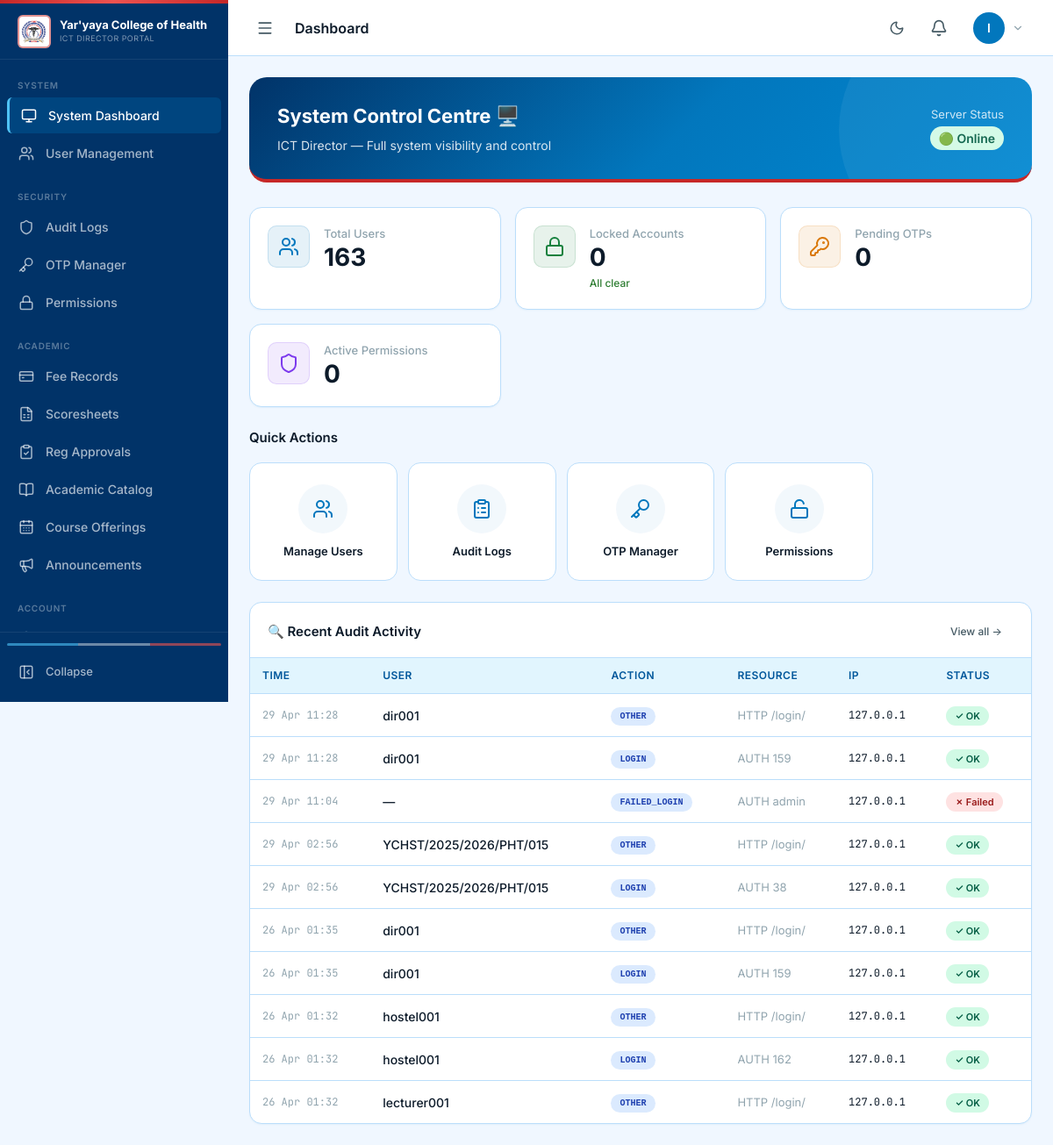
The app's page /dashboard/ (signed in), older data.
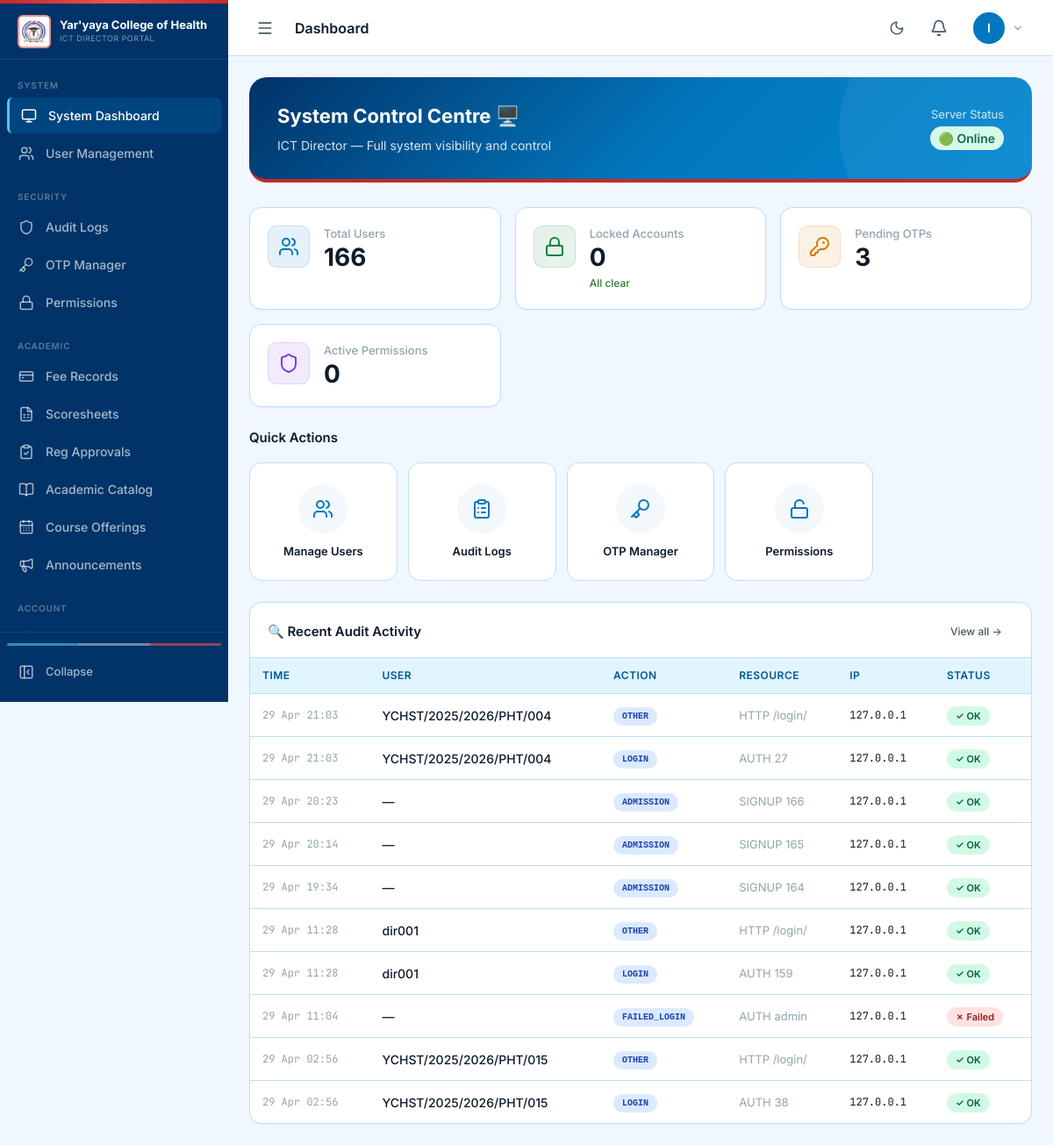
The same page, newer data.
### ict_director/models.py (models this page shows, shortened)
class AuditLog(models.Model):
    ACTION_CHOICES = [
        ('LOGIN', 'Login'),
        ('LOGOUT', 'Logout'),
        ('FAILED_LOGIN', 'Failed Login'),
        ('PASSWORD_CHANGE', 'Password Change'),
        ('2FA_VERIFY', '2FA Verified'),
        ('SCORE_ENTRY', 'Score Entry'),
        ('SCORE_SUBMIT', 'Score Submit'),
        ('SCORE_APPROVE', 'Score Approve'),
        ('RESULT_RELEASE', 'Result Release'),
        ('PAYMENT_RECORD', 'Payment Recorded'),
        ('FEE_OVERRIDE', 'Fee Override'),
        ('RECEIPT_GENERATE', 'Receipt Generated'),
        ('USER_CREATE', 'User Created'),
        ('USER_UPDATE', 'User Updated'),
        ('ROLE_CHANGE', 'Role Changed'),
        ('ACCOUNT_LOCK', 'Account Locked'),
        ('ACCOUNT_UNLOCK', 'Account Unlocked'),
        ('PERMISSION_GRANT', 'Permission Granted'),
        ('OTP_ISSUE', 'OTP Issued'),
        ('OTP_USE', 'OTP Used'),
        ('COURSE_REGISTER', 'Course Registration'),
        ('CONFIG_CHANGE', 'Config Changed'),
        ('EXPORT', 'Data Export'),
        ('OTHER', 'Other'),
    ]
    STATUS_CHOICES = [
        ('success', 'Success'),
        ('failed', 'Failed'),
        ('warning', 'Warning'),
    ]
    user = models.ForeignKey(
        User, on_delete=models.SET_NULL, null=True, blank=True,
        related_name='audit_logs'
    )
    action = models.CharField(max_length=30, choices=ACTION_CHOICES)
    resource_type = models.CharField(max_length=50, blank=True)
    resource_id = models.CharField(max_length=100, blank=True)
    old_value = models.JSONField(null=True, blank=True)
    new_value = models.JSONField(null=True, blank=True)
    ip_address = models.GenericIPAddressField(null=True, blank=True)
    user_agent = models.TextField(blank=True)
    session_id = models.CharField(max_length=100, blank=True)
    status = models.CharField(max_length=10, choices=STATUS_CHOICES, default='success')
    details = models.TextField(blank=True)
    created_at = models.DateTimeField(auto_now_add=True)
    class Meta:
        ordering = ['-created_at']
        indexes = [
            models.Index(fields=['user', 'action']),
            models.Index(fields=['created_at']),
            models.Index(fields=['action', 'status']),
        ]

### accounts/models.py (models this page shows, shortened)
class User(AbstractUser):
    ROLE_CHOICES = [
        ('student', 'Student'),
        ('applicant', 'Applicant'),
        ('lecturer', 'Lecturer'),
        ('practical_master', 'Practical Master'),
        ('hod', 'Head of Department'),
        ('hod_coordinator', 'HOD Coordinator'),
        ('dean_students_affairs', 'Dean of Students Affairs'),
        ('deputy_dean_students_affairs', 'Deputy Dean of Students Affairs'),
        ('academic_secretary', 'Academic Secretary'),
        ('provost', 'Provost'),
        ('registrar', 'Registrar'),
        ('deputy_registrar', 'Deputy Registrar'),
        ('exams_officer', 'Exams & Records Officer'),
        ('admin_officer', 'Admin Officer'),
        ('bursary', 'Bursar'),
        ('liaison_officer', 'Liaison Officer'),
        ('hostel_admin', 'Hostel Administrator'),
        ('ict_director', 'ICT Director'),
        ('director', 'Director'),
    ]
    ROLE_BADGE_COLORS = {
        'student': 'blue',
        'applicant': 'cyan',
        'lecturer': 'teal',
        'practical_master': 'emerald',
        'hod': 'indigo',
        'hod_coordinator': 'violet',
        'dean_students_affairs': 'red',
        'deputy_dean_students_affairs': 'pink',
        'academic_secretary': 'amber',
        'provost': 'orange',
        'registrar': 'green',
        'deputy_registrar': 'lime',
        'exams_officer': 'purple',
        'admin_officer': 'sky',
        'bursary': 'yellow',
        'liaison_officer': 'cyan',
        'hostel_admin': 'orange',
        'ict_director': 'slate',
        'director': 'black',
    }
    username = models.CharField(
        _('username'),
        max_length=50,
        unique=True,
        help_text=_('Required. 50 characters or fewer. Matric number for students.'),
        validators=[],  # Remove default validator to allow matric number format
        error_messages={
            'unique': _("A user with that username already exists."),
        },
    )
    role = models.CharField(
        max_length=30,
        choices=ROLE_CHOICES,
        default='student',
        help_text="User role in the system"
    )
    must_change_password = models.BooleanField(
        default=False,
        help_text="Force user to change password on next login"
    )
    failed_login_attempts = models.PositiveIntegerField(default=0)
    account_locked_until = models.DateTimeField(null=True, blank=True)
    last_login_ip = models.GenericIPAddressField(null=True, blank=True)
    phone_regex = RegexValidator(
        regex=r'^\+?1?\d{9,15}$',
        message="Phone number must be entered in the format: '+999999999'. Up to 15 digits allowed."
    )
    phone_number = models.CharField(
        validators=[phone_regex],
        max_length=17,
        blank=True,
        help_text="Phone number in international format"
    )
    GENDER_CHOICES = [
        ('male', 'Male'),
        ('female', 'Female'),
        ('other', 'Other'),
    ]
    gender = models.CharField(
        max_length=10,
        choices=GENDER_CHOICES,
        blank=True,
        null=True
    )
    date_of_birth = models.DateField(null=True, blank=True)
    address = models.TextField(blank=True)
    profile_picture = models.ImageField(
        upload_to='profile_pictures/',
        null=True,
        blank=True
    )
    is_otp_verified = models.BooleanField(default=False)
    otp_secret = models.CharField(max_length=32, blank=True, null=True)
    two_fa_enabled = models.BooleanField(default=False)
    THEME_CHOICES = [('light', 'Light'), ('dark', 'Dark')]
    theme_preference = models.CharField(
        max_length=10, choices=THEME_CHOICES, default='light'
    )
    created_at = models.DateTimeField(auto_now_add=True)
    updated_at = models.DateTimeField(auto_now=True)
    class Meta:
        verbose_name = 'User'
        verbose_name_plural = 'Users'
    def get_role_display(self):
        return dict(self.ROLE_CHOICES).get(self.role, self.role)
    def get_role_badge_color(self):
        return self.ROLE_BADGE_COLORS.get(self.role, 'gray')
    @property
    def is_locked(self):
        if self.account_locked_until and self.account_locked_until > timezone.now():
            return True
        return False

### portal/views.py (the view, shortened to what this page needs)
# urls.py: path('dashboard/', views.dashboard_view, name='dashboard'),
@login_required_portal
def dashboard_view(request):
    user = request.user
    role = user.role
    context = {'page_title': 'Dashboard'}
    if role == 'student':
        try:
            profile = user.student_profile
        except StudentProfile.DoesNotExist:
            profile = None
        clearance = None
        try:
            from clearance.models import StudentClearance
            clearance = user.clearance
        except Exception:
            pass
        fees_cleared, total_paid, total_due = _check_student_clearance(user)
        balance = max(0, total_due - total_paid)
        registrations = CourseRegistration.objects.filter(
            student=user, academic_year='2024/2025'
        )
        semester_results = SemesterResult.objects.filter(student=user).order_by('-academic_year', '-semester')
        unpaid = FeePayment.objects.filter(student=user, status='pending').count()
        recent_results = Result.objects.filter(student=user, status='published').order_by('-created_at')[:5]
        notices = Notification.objects.filter(
            Q(recipient=user) | Q(recipient_role='student') | Q(recipient_role='all'),
            is_read=False
        ).order_by('-created_at')[:5]
        has_matric = profile is not None and bool(profile.matriculation_number)
        context.update({
            'profile': profile,
            'clearance': clearance,
            'has_matric': has_matric,
            'registrations': registrations,
            'registration_count': registrations.count(),
            'total_units': sum(r.credit_units for r in registrations),
            'semester_results': semester_results[:4],
            'latest_gpa': semester_results.first().gpa if semester_results.exists() else None,
            'pending_fee_count': unpaid,
            'recent_results': recent_results,
            'notices': notices,
            'fees_cleared': fees_cleared,
            'fee_details': {'total_paid': total_paid, 'total_due': total_due, 'balance': balance},
            'grading_scale': profile.get_grading_scale() if profile else 4.0,
            'current_academic_year': CURRENT_YEAR,
            'profile_completed': profile.profile_completed if profile else False,
        })
        return render(request, 'dashboard/student.html', context)
    elif role == 'exams_officer':
        context.update({
            'pending_results': Result.objects.filter(status='approved').count(),
            'published_results': Result.objects.filter(status='published').count(),
        })
        return render(request, 'dashboard/exams_officer.html', context)
    elif role == 'ict_director':
        context.update({
            'total_users': User.objects.count(),
            'locked_accounts': User.objects.filter(
                account_locked_until__gt=timezone.now()
            ).count(),
            'recent_audit_logs': AuditLog.objects.order_by('-created_at')[:10],
            'pending_otps': OTPRecord.objects.filter(status='generated').count(),
            'pending_permissions': GeneralPermission.objects.filter(is_active=True).count(),
        })
        return render(request, 'dashboard/ict_director.html', context)
    if user.is_staff:
        return render(request, 'dashboard/registrar.html', context)
    return render(request, 'dashboard/student.html', context)

### templates/dashboard/ict_director.html (shortened to what the changed rows need)
{% extends "base.html" %}
{% block content %}
<div class="grid-stats mb-6">
  <div class="stat-card">
    <div class="stat-info">
      <div class="stat-label">Total Users</div>
      <div class="stat-value">{{ total_users }}</div>
    </div>
  </div>
  <div class="stat-card">
    <div class="stat-info">
      <div class="stat-label">Pending OTPs</div>
      <div class="stat-value">{{ pending_otps }}</div>
    </div>
  </div>
</div>
<div class="mb-6">
  <h2 class="card-title mb-4">Quick Actions</h2>
</div>
<div class="card">
  <div class="card-body" style="padding:0;">
    {% if recent_audit_logs %}
    <div class="table-container" style="border:none; border-radius:0;">
      <table>
        <thead>
          <tr><th>Time</th><th>User</th><th>Action</th><th>Resource</th><th>IP</th><th>Status</th></tr>
        </thead>
        <tbody>
          {% for log in recent_audit_logs %}
          <tr>
            <td style="font-size:12px; font-family:'JetBrains Mono',monospace; color:var(--text-muted);">
              {{ log.created_at|date:"d M H:i" }}
            </td>
            <td>
              <span style="font-weight:500;">{{ log.user.username|default:"—" }}</span>
            </td>
            <td>
              <span class="badge badge-info font-mono" style="font-size:10px;">{{ log.action }}</span>
            </td>
            <td style="font-size:13px; color:var(--text-muted);">{{ log.resource_type }} {{ log.resource_id|truncatechars:20 }}</td>
            <td style="font-family:'JetBrains Mono',monospace; font-size:12px;">{{ log.ip_address }}</td>
            <td>
              {% if log.status == 'success' %}
                <span class="badge badge-success">✓ OK</span>
              {% elif log.status == 'failed' %}
                <span class="badge badge-danger">✗ Failed</span>
              {% else %}
                <span class="badge badge-warning">⚠ Warn</span>
              {% endif %}
            </td>
          </tr>
          {% endfor %}
        </tbody>
      </table>
    </div>
    {% else %}
    <div class="empty-state">
      <div class="empty-state-icon">📋</div>
      <div class="empty-state-title">No audit entries yet</div>
    </div>
    {% endif %}
  </div>
</div>
{% endblock %}

Row changes from the older to the newer data that the page shows:
no longer on this page (row unchanged): AuditLog: created_at "26 Apr 01:35", user.username "dir001", action "OTHER", resource_type "HTTP", resource_id "/login/", ip_address "127.0.0.1", status "✓ OK"
no longer on this page (row unchanged): AuditLog: created_at "26 Apr 01:35", user.username "dir001", action "LOGIN", resource_type "AUTH", resource_id "159", ip_address "127.0.0.1", status "✓ OK"
no longer on this page (row unchanged): AuditLog: created_at "26 Apr 01:32", user.username "hostel001", action "OTHER", resource_type "HTTP", resource_id "/login/", ip_address "127.0.0.1", status "✓ OK"
no longer on this page (row unchanged): AuditLog: created_at "26 Apr 01:32", user.username "hostel001", action "LOGIN", resource_type "AUTH", resource_id "162", ip_address "127.0.0.1", status "✓ OK"
no longer on this page (row unchanged): AuditLog: created_at "26 Apr 01:32", user.username "lecturer001", action "OTHER", resource_type "HTTP", resource_id "/login/", ip_address "127.0.0.1", status "✓ OK"
added AuditLog: created_at "29 Apr 21:03", user.username "YCHST/2025/2026/PHT/004", action "OTHER", resource_type "HTTP", resource_id "/login/", ip_address "127.0.0.1", status "✓ OK"
added AuditLog: created_at "29 Apr 21:03", user.username "YCHST/2025/2026/PHT/004", action "LOGIN", resource_type "AUTH", resource_id "27", ip_address "127.0.0.1", status "✓ OK"
added AuditLog: created_at "29 Apr 20:23", user.username "—", action "ADMISSION", resource_type "SIGNUP", resource_id "166", ip_address "127.0.0.1", status "✓ OK"
added AuditLog: created_at "29 Apr 20:14", user.username "—", action "ADMISSION", resource_type "SIGNUP", resource_id "165", ip_address "127.0.0.1", status "✓ OK"
added AuditLog: created_at "29 Apr 19:34", user.username "—", action "ADMISSION", resource_type "SIGNUP", resource_id "164", ip_address "127.0.0.1", status "✓ OK"
Text that changed along with them:
{{ total_users }}: "163" → "166"
{{ pending_otps }}: "0" → "3"
